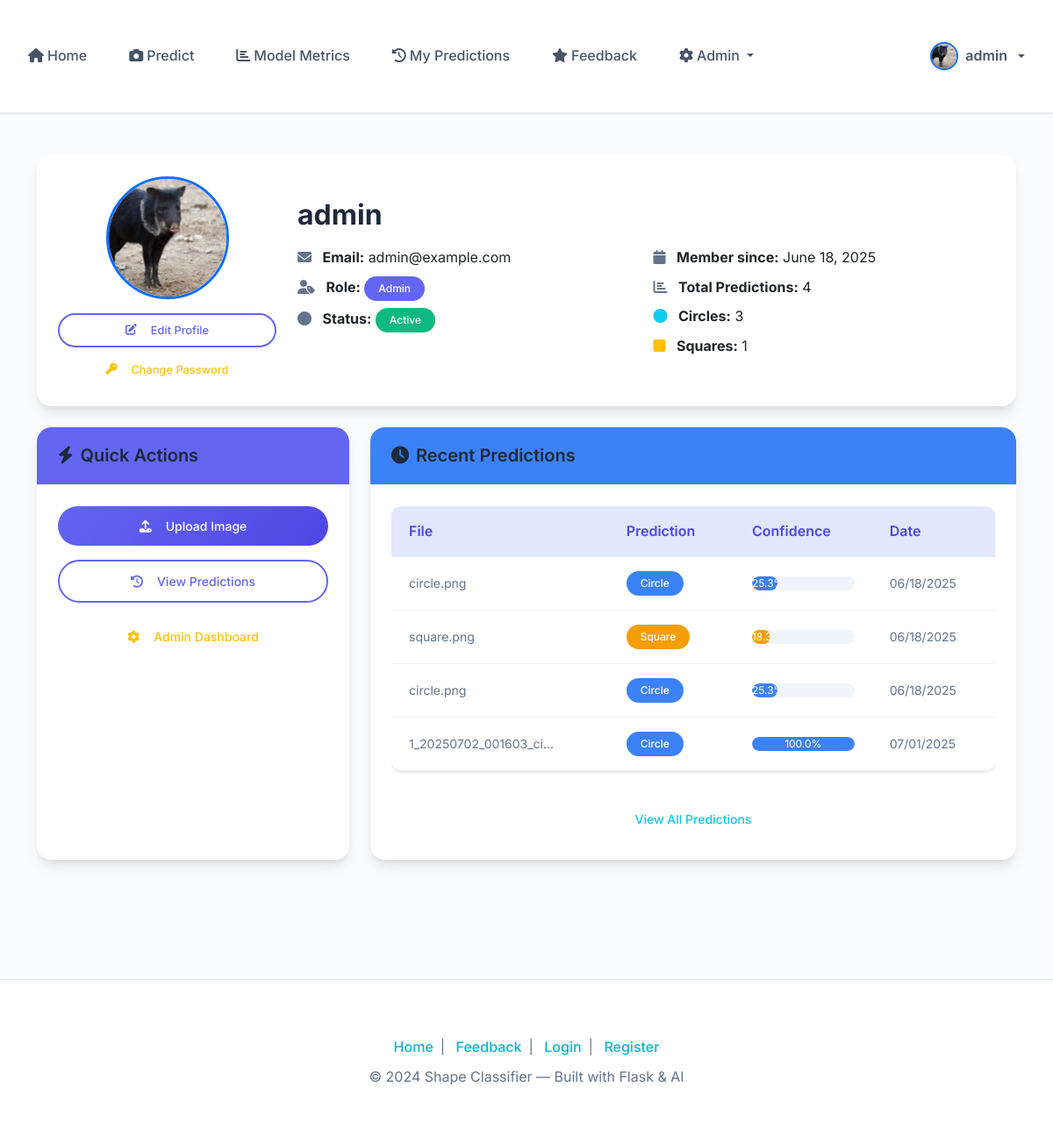
Page /profile (signed in) on the earlier database version.
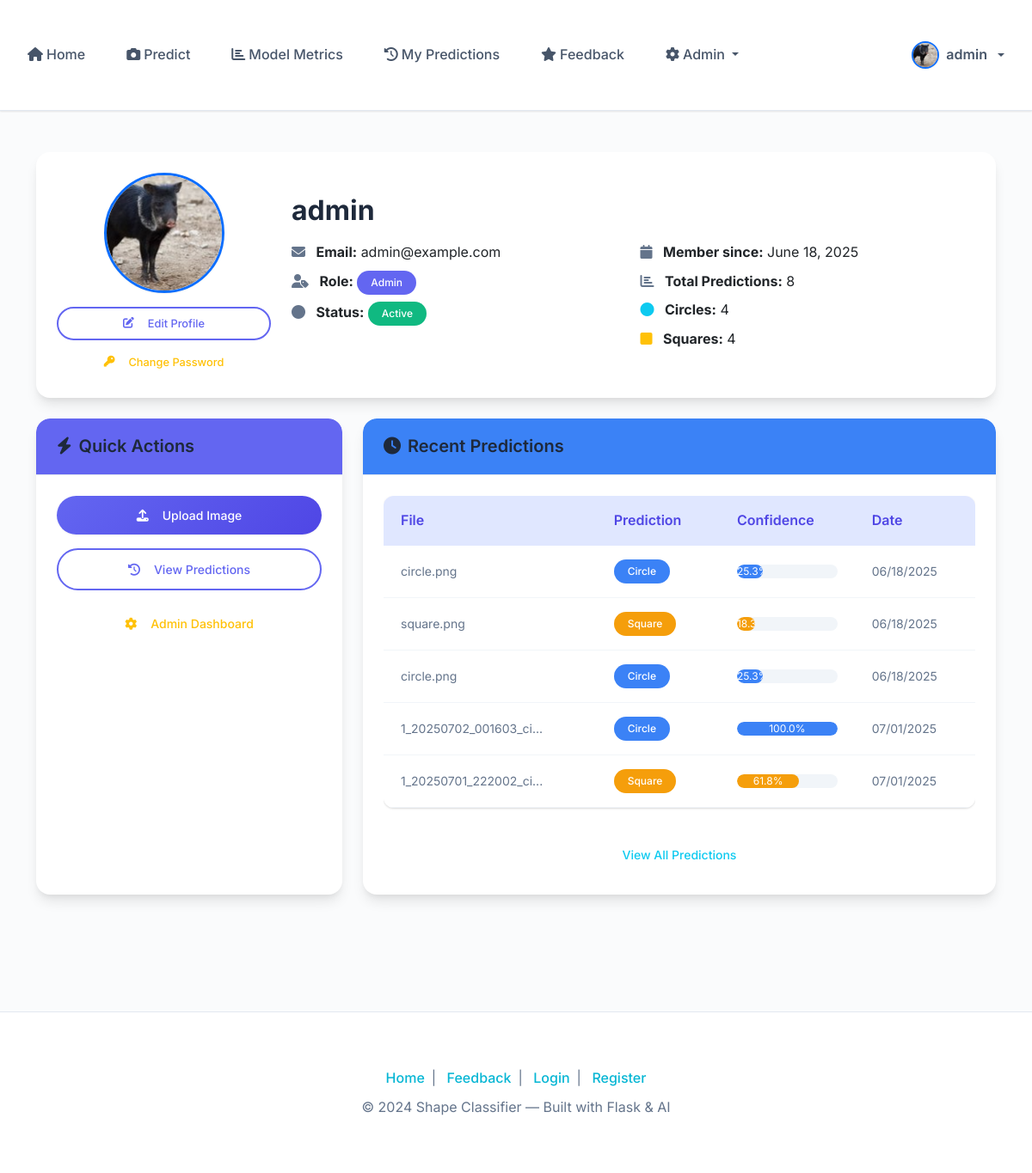
Same page on the later database version.
### app/models/prediction.py (models this page shows, shortened)
class Prediction(db.Model):
    id = db.Column(db.Integer, primary_key=True)
    user_id = db.Column(db.Integer, db.ForeignKey('user.id'), nullable=False)
    filename = db.Column(db.String(255), nullable=False)
    prediction = db.Column(db.String(20), nullable=False)  # 'Circle' or 'Square'
    confidence = db.Column(db.Float, nullable=True)
    created_at = db.Column(db.DateTime, default=datetime.utcnow)

### app/routes/main.py (the view)
@main.route('/profile')
@login_required
def profile():
    user_predictions = Prediction.query.filter_by(user_id=current_user.id).all()
    user_feedbacks = Feedback.query.filter_by(user_id=current_user.id).all()
    total_predictions = len(user_predictions)
    total_feedback = len(user_feedbacks)
    avg_confidence = 0
    if total_predictions > 0:
        avg_confidence = sum(p.confidence for p in user_predictions) / total_predictions
    avg_rating = 0
    if total_feedback > 0:
        avg_rating = sum(f.rating for f in user_feedbacks) / total_feedback
    prediction_stats = {
        'total': total_predictions,
        'avg_confidence': avg_confidence,
        'avg_rating': avg_rating,
        'total_feedback': total_feedback
    }
    return render_template('main/profile.html', prediction_stats=prediction_stats)

### app/models/user.py (called while the page is built)
    def is_admin(self):
        return self.role == 'admin'

    def get_prediction_count(self):
        return len(self.predictions)

    def get_circle_predictions(self):
        return len([p for p in self.predictions if p.prediction == 'Circle'])

    def get_square_predictions(self):
        return len([p for p in self.predictions if p.prediction == 'Square'])

    def get_profile_picture_url(self):
        if self.profile_picture:
            return f'/static/uploads/{self.profile_picture}'
        return f'https://ui-avatars.com/api/?name={self.username}&background=random&color=fff&size=200'

### app/templates/main/profile.html (shortened to what the changed rows need)
{% extends 'base.html' %}
{% block content %}
<div class="container py-5">
    <div class="row">
        <div class="col-12 mb-4">
            <div class="card shadow-lg border-0 rounded-4">
                <div class="card-body p-4">
                    <div class="row align-items-center">
                        <div class="col-md-9">
                            <h2 class="mb-3 fw-bold">{{ current_user.username }}</h2>
                            <div class="row g-3">
                                <div class="col-md-6">
                                    <p class="mb-2">
                                        <i class="fas fa-calendar me-2 text-muted"></i>
                                        <strong>Member since:</strong> {{ current_user.created_at.strftime('%B %d, %Y') }}
                                    </p>
                                    <p class="mb-2">
                                        <i class="fas fa-chart-bar me-2 text-muted"></i>
                                        <strong>Total Predictions:</strong> {{ current_user.get_prediction_count() }}
                                    </p>
                                    <p class="mb-2">
                                        <i class="fas fa-circle me-2 text-info"></i>
                                        <strong>Circles:</strong> {{ current_user.get_circle_predictions() }}
                                    </p>
                                    <p class="mb-2">
                                        <i class="fas fa-square me-2 text-warning"></i>
                                        <strong>Squares:</strong> {{ current_user.get_square_predictions() }}
                                    </p>
                                </div>
                            </div>
                        </div>
                    </div>
                </div>
            </div>
        </div>
        <div class="col-md-8 mb-4">
            <div class="card shadow-lg border-0 rounded-4 h-100">
                <div class="card-body">
                    {% if current_user.predictions %}
                        <div class="table-responsive">
                            <table class="table table-hover align-middle">
                                <thead>
                                    <tr>
                                        <th>File</th>
                                        <th>Prediction</th>
                                        <th>Confidence</th>
                                        <th>Date</th>
                                    </tr>
                                </thead>
                                <tbody>
                                    {% for prediction in current_user.predictions[:5] %}
                                    <tr>
                                        <td>
                                            <small class="text-muted">{{ prediction.filename[:20] }}{% if prediction.filename|length > 20 %}...{% endif %}</small>
                                        </td>
                                        <td>
                                            <span class="badge bg-{% if prediction.prediction == 'Circle' %}info{% else %}warning{% endif %} rounded-pill px-3 py-2">
                                                {{ prediction.prediction }}
                                            </span>
                                        </td>
                                        <td>
                                            <div class="progress rounded-pill" style="height: 16px;">
                                                <div class="progress-bar bg-{% if prediction.prediction == 'Circle' %}info{% else %}warning{% endif %} rounded-pill"
                                                     style="width: {{ prediction.confidence * 100 }}%">
                                                    {{ "%.1f"|format(prediction.confidence * 100) }}%
                                                </div>
                                            </div>
                                        </td>
                                        <td>
                                            <small class="text-muted">{{ prediction.created_at.strftime('%m/%d/%Y') }}</small>
                                        </td>
                                    </tr>
                                    {% endfor %}
                                </tbody>
                            </table>
                        </div>
                    {% endif %}
                </div>
            </div>
        </div>
    </div>
</div>
{% endblock %}

Differences in the rows shown:
computed for Prediction (number 1 of 5 on the later page): get_circle_predictions "3" → "4"; get_square_predictions "1" → "4"
added Prediction: filename "1_20250701_222002_ci", prediction "Square", prediction.confidence*100 "61.8", created_at "07/01/2025"
Other differences:
{{ current_user.get_prediction_count() }}: "4" → "8"
